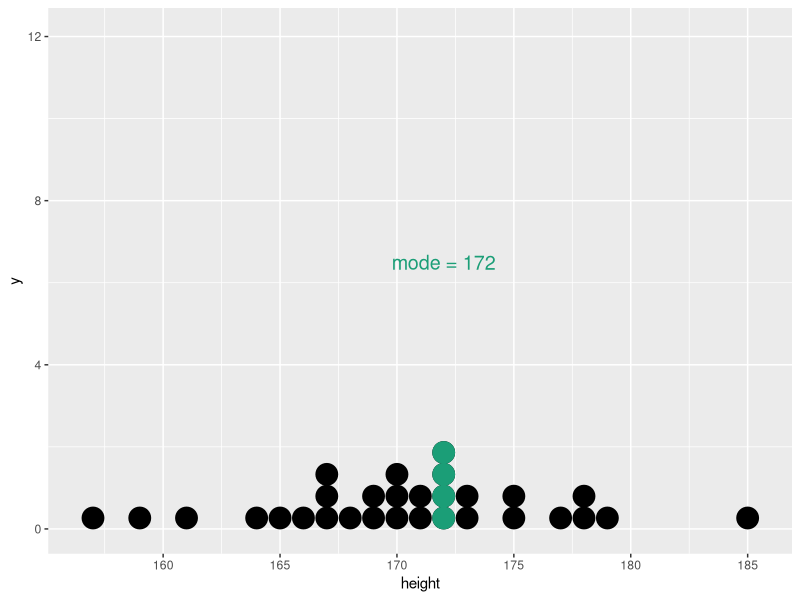
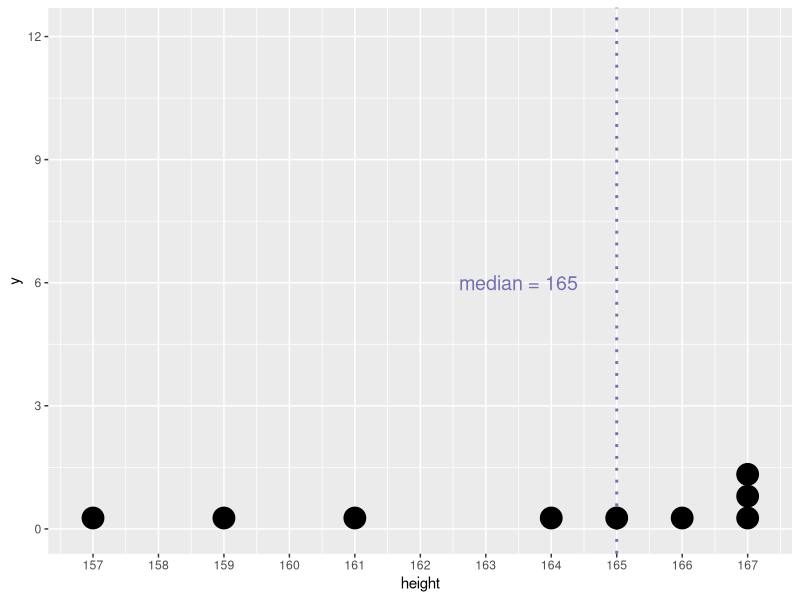
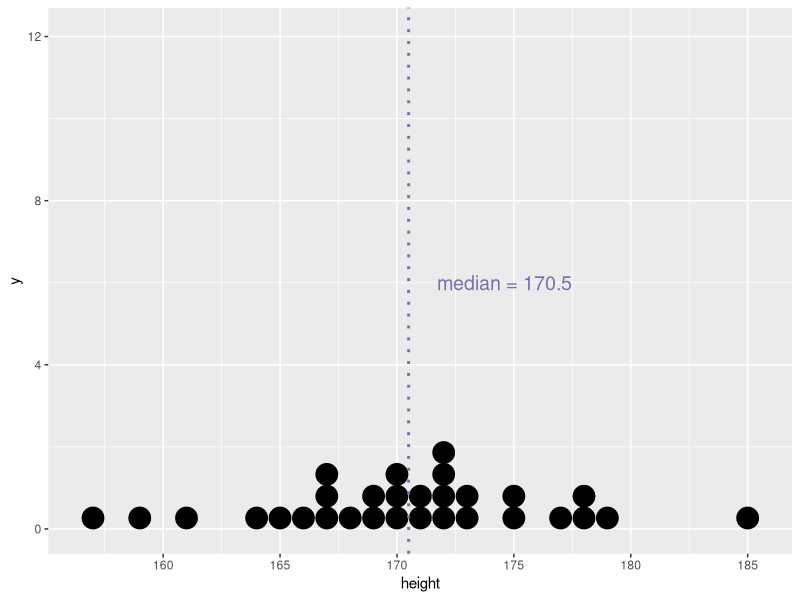
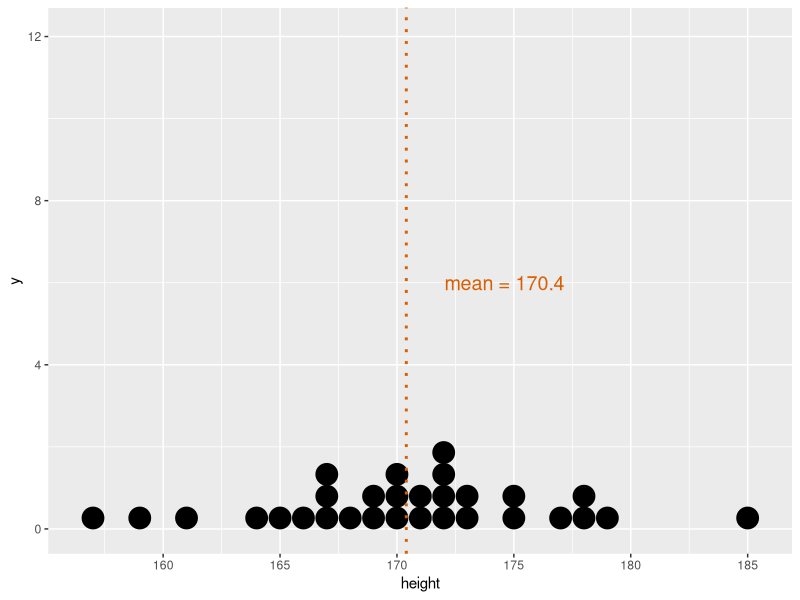
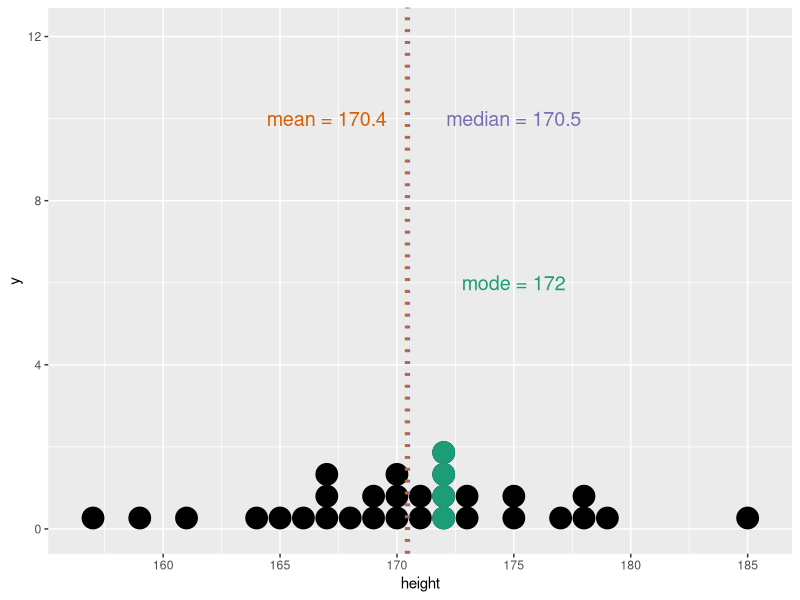
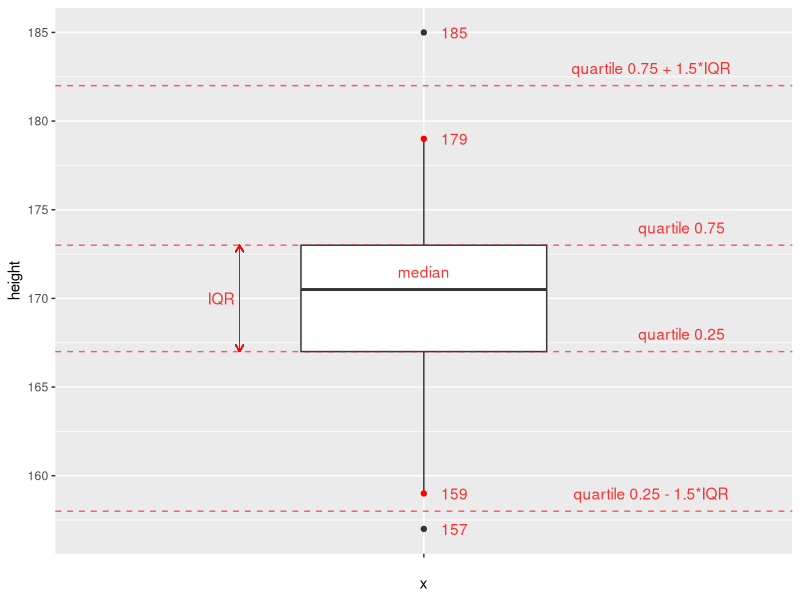
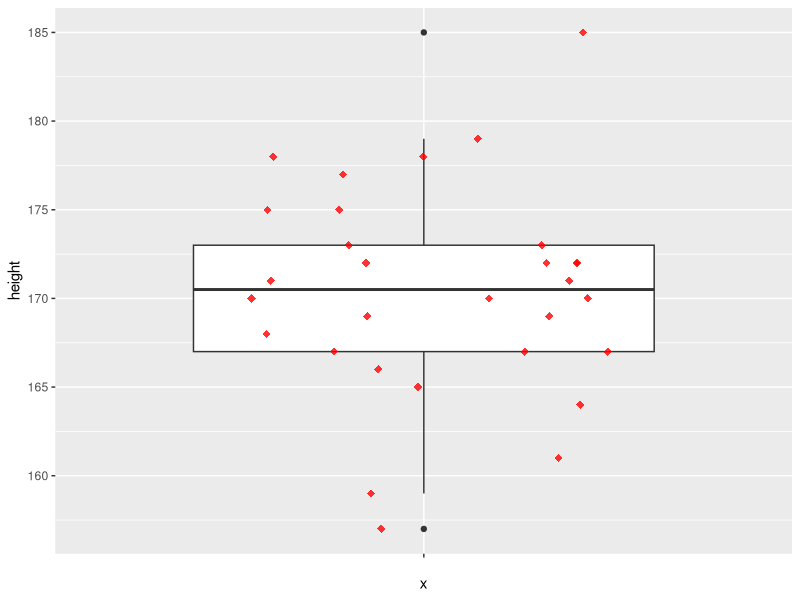
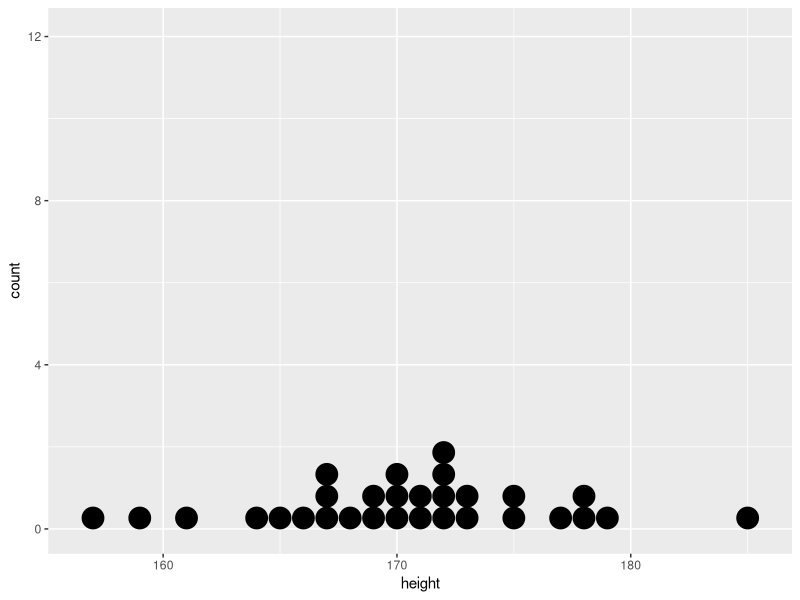

R code for these plots, in order:
## ---- chunk 1
library(ggplot2)
library(dplyr)
knitr::opts_chunk$set(message = F, warning = F, cache = T)
## ---- chunk 2
# fig.height - размер изображение после knit'a
# цвета для графиков взяты здесь http://colorbrewer2.org/
a <- c(157, 159, 161, 164, 165, 166, 167, 167, 167, 168,
       169, 169, 170, 170, 170, 171, 171, 172, 172, 172,
       172, 173, 173, 175, 175, 177, 178, 178, 179, 185)
d <- data.frame(height = a)                 # основные данные
d_mode <- data.frame(height = rep(172, 4))
g <- ggplot() +
  geom_dotplot(data = d, aes(height)) +
  scale_x_continuous(breaks = seq(155, 190, 5)) +
  scale_y_continuous(limits = c(0, 12.1),    # 12.1 - найдено методом математического подгона
                     breaks = seq(0, 12, 4))
g + geom_dotplot(data = d_mode, aes(height), color = "#1b9e77", fill = "#1b9e77") +
  annotate("text", x = 172, y = 6.5,
           label = "mode = 172", size = 5, color = "#1b9e77")
## ---- chunk 3
d_sml <- d %>% slice(1:9)
ggplot(d_sml, aes(height)) +
  geom_vline(data = d_sml, aes(xintercept = median(height)),
             color = "#7570b3", linetype = "dotted", size = 1) +
  geom_dotplot() +
  scale_x_continuous(breaks = seq(155, 168, 1)) +
  scale_y_continuous(limits = c(0, 12.1),
                     breaks = seq(0, 12, 3)) +
  annotate("text", x = 163.5, y = 6,
           label = "median = 165", color = "#7570b3", size = 5)
## ---- chunk 4
g + geom_vline(data = d, aes(xintercept = median(height)),
             color = "#7570b3", linetype = "dotted", size = 1) +
  annotate("text", x = 174.6, y = 6,
           label = "median = 170.5", size = 5, color = "#7570b3")
## ---- chunk 5
g + geom_vline(data = d, aes(xintercept = mean(height)),
             color = "#d95f02", linetype = "dotted", size = 1) +
  annotate("text", x = 174.6, y = 6,
           label = "mean = 170.4", size = 5, color = "#d95f02")
## ---- chunk 6
g + geom_dotplot(data = d_mode, aes(height), color = "#1b9e77", fill = "#1b9e77") +
  geom_vline(data = d, aes(xintercept = mean(height)),
             color = "#d95f02", linetype = "dotted", size = 1) +
  geom_vline(data = d, aes(xintercept = median(height)),
             color = "#7570b3", linetype = "dotted", size = 1) +
  annotate("text",
           x = c(175, 167, 175),
           y = c(6, 10, 10),
           label = c("mode = 172","mean = 170.4", "median = 170.5"),
           size = 5,
           color = c("#1b9e77", "#d95f02", "#7570b3"))
## ---- chunk 7
x <- c(1, 5, 2, 7, 1, 9, 3, 8, 5, 9)
L <- length(x)   # кол-во элементов в выборке
M <- mean(x)     # среднее значение выборки
D <- sum((x - M) ^ 2) / (L - 1) #  расчет дисперсии
sd <- sqrt(D)    # расчет стандартного отклонения
print(c(D, sd))  # вывод результатов
## ---- chunk 8
D <- var(x)     # расчет дисперсии
sd <- sd(x)     # расчет стандартного отклонения
print(c(D, sd)) # вывод результатов
## ---- chunk 9
quart_1 <- quantile(d$height, 0.25)
quart_3 <- quantile(d$height, 0.75)
iqr <- IQR(d$height)
ggplot(data = d) + 
  geom_boxplot(aes(x = "", y = height), width = 0.4) +
  geom_hline(yintercept = c(quart_1 - 1.5 * iqr,
                            quart_1,
                            quart_3,
                            quart_3 + 1.5 * iqr),
             linetype = "dashed", color = "red", alpha = 0.6) +
  annotate("text", 
           color = "red", 
           alpha = 0.8,
           x = c(1.42, 1.42, 1, 1.37, 1.37),
           y = c(quart_1 + 1, quart_3 + 1, 171.5, quart_1 - 1.5 * iqr + 1, quart_3 + 1.5 * iqr + 1),
           label = c("quartile 0.25", 
                     "quartile 0.75",
                     "median",
                     "quartile 0.25 - 1.5*IQR",
                     "quartile 0.75 + 1.5*IQR")) +
  geom_segment(aes(x = 0.7, xend = 0.7, y = quart_1, yend = quart_3),
               color = "red", arrow = arrow(length = unit(0.2, "cm")), size = 0.3) +
  geom_segment(aes(x = 0.7, xend = 0.7, y = quart_3, yend = quart_1),
               color = "red", arrow = arrow(length = unit(0.2, "cm")), size = 0.3) +
  annotate("text", x = 0.67, y = 170, 
           label = "IQR", color = "red", alpha = 0.8) +
  geom_point(data = data.frame(height = c(159, 179)), 
             aes(x = "", y = height), 
             color = "red") +
  annotate("text", 
           color = "red", 
           alpha = 0.8,
           x = 1.05, 
           y = c(159, 179, 185, 157), 
           label = c("159", "179", "185", "157"))
## ---- chunk 10
ggplot(data = d, aes(x = "", y = height)) + 
  geom_boxplot() +
  geom_jitter(position = position_jitter(width = 0.3, height = 0),
              shape = 18, 
              color = "red", 
              alpha = 0.8, 
              size = 2.5)
## ---- chunk 11
# Основа для графиков
g2 <- ggplot() + scale_y_continuous(limits = c(0, 12.1), breaks = seq(0, 12, 4))
# Изначальный график
g2 + geom_dotplot(data = d, aes(height))
# График преобразованный в Z-score
g2 + geom_dotplot(data = d, aes(scale(height)))
## ---- chunk 12
M <- 175
sd <- 8
x_i <- 186.2

(z_i <- (x_i - M)/sd)
## ---- chunk 13
pnorm(q = 154, mean = 150, sd = 8, lower.tail = FALSE)
# q - квантиль
# mean - среднее
# sd - стандартное отклонение
# lower.tail = F - считается вероятность превышения, иначе вероятность НЕпревышения 
## ---- chunk 14
pnorm(q = 125, mean = 100, sd = 15, lower.tail = F)
# или вот так
1 - pnorm(q = 125, mean = 100, sd = 15)
## ---- chunk 15
pnorm(q = 70, mean = 100, sd = 15, lower.tail = F) - 
  pnorm(q = 112, mean = 100, sd = 15, lower.tail = F)
## ---- chunk 16
n <- 100
D <- 4
(se <- sqrt(D/n))
## ---- chunk 17
gen <- c(102, 91, 99, 100, 103, 98, 99, 101, 106, 88, 103, 97, 103, 101,
       101, 91, 104, 105, 105, 100, 101, 91, 99, 98, 107, 102, 100, 97,
       98, 104, 100, 98, 103, 99, 95, 103, 104, 97, 99, 102, 98, 107, 101,
       93, 98, 101, 93, 91, 107, 102, 96, 93, 100, 105, 103, 107, 99, 102,
       106, 102, 94, 104, 103, 103)
gen
## ---- chunk 18
mean(gen) # средне значение
sd(gen)   # стандартное отклонение
## ---- chunk 19
pr <- 95
(koef <- qnorm((100 - (100 - pr)/2)/100))
## ---- chunk 20
(se <- sd(gen)/sqrt(length(gen))) # стандартная ошибка среднего
## ---- chunk 21
left <- mean(gen) - koef * se   # левая граница доверительного интервала
right <- mean(gen) + koef * se  # правая граница доверительного интервала
c(left, right)
## ---- chunk 22
pr <- 99
koef <- qnorm((100 - (100 - pr)/2)/100) # 2.575829 - коэф
left <- mean(gen) - koef * se   # левая граница доверительного интервала
right <- mean(gen) + koef * se   # правая граница доверительного интервала
c(left, right)
## ---- chunk 23
pr <- 99
x_hat <- 10
sd <- 5
n <- 100

se <- sd/sqrt(n)    # стандартная ошибка среднего
koef <- qnorm((100 - (100 - pr)/2)/100)    # точный коэф

left <- x_hat - koef * se    # левая граница интервала
right <- x_hat + koef * se   # правая граница интервала
c(left, right)
## ---- chunk 24
ddd <- data.frame(d=rnorm(1e6, mean = 20, sd = 4/sqrt(64)))
ggplot(ddd, aes(d)) +
  geom_density() +
  ggtitle("Распределение выборочных средних") +
  annotate("text", x = 20, y = 0.04, color = "red", label = "M=20", size = 5) +
  annotate("text", x = 18.5, y = 0.65, color = "red", label = "se=sd/sqrt(n)=4/8=0.5", size = 5)
## ---- chunk 25
x_hat <- 18.5
M <- 20
sd <- 4
n <- 64

se <- sd/sqrt(n)
z <- (x_hat - M)/se

p1 <- 2*pnorm(-(abs(z))) # хз зачем тут минус(
p2 <- 2*pnorm(x_hat, mean = M, sd = sd/sqrt(n))
c(p1, p2)
## ---- chunk 26
n <- 64
sd <- 4
x_hat <- 18.5
se <- sd/sqrt(n)
pr <- 95

koef <- qnorm((100 - (100 - pr)/2)/100)
left <- x_hat - koef * se
right <- x_hat + koef * se
c(left, right)
## ---- chunk 27
x_hat <- 118
n <- 144
sd <- 9
M <- 115

p1 <- 2*pnorm(x_hat, mean = M, sd = sd/sqrt(n))
p2 <- 2*pnorm(M, mean = x_hat, sd = sd/sqrt(n)) # вроде это значение правильное
c(p1, p2)
## ---- chunk 28
d <- rbind(data.frame(n = rt(1e5, df = 1), type = "t-distr"),
           data.frame(n = rnorm(1e5),      type = "n-distr"))

ggplot(d, aes(n, fill = type)) +
  geom_density(alpha = 0.3) +
  scale_x_continuous(limits = c(-4, 4)) +
  ggtitle("T-distribution vs N-distribution") +
  geom_vline(xintercept = c(-2, 2), linetype = "dotted")
## ---- chunk 29
d <- rbind(data.frame(n = rt(1e5, df = 1),  type = "df=1"),
           data.frame(n = rt(1e5, df = 3),  type = "df=3"),
           data.frame(n = rt(1e5, df = 8),  type = "df=8"),
           data.frame(n = rt(1e5, df = 30), type = "df=30"),
           data.frame(n = rnorm(1e5),      type = "n-distr"))

ggplot(d, aes(n, color = type)) +
  geom_density() +
  scale_x_continuous(limits = c(-4, 4))
## ---- chunk 30
x_hat <- 10.8
mu <- 10
n <- 25
sd <- 2

(p <- 2*pnorm(q = mu, mean = x_hat, sd = sd/sqrt(n)))
## ---- chunk 31
x_hat <- 10.8
mu <- 10
n <- 25
sd <- 2

(p <- pt(q = mu, df=24, ncp = 0)) # !!! найти правильный расчет
## ---- chunk 32
n <- 15
m <- 10
t <- -2

# !!! найти решение в r
## ---- chunk 33
v1 <- c(84.7, 105.0, 98.9,  97.9, 108.7, 
        81.3,  99.4, 89.4,  93.0, 119.3, 
        99.2,  99.4, 97.1, 112.4,  99.8, 
        94.7, 114.0, 95.1, 115.5, 111.5)
v2 <- c(57.2, 68.6, 104.4, 95.1,  89.9, 
        70.8, 83.5,  60.1, 75.7, 102.0,
        69.0, 79.6,  68.9, 98.6,  76.0,
        74.8, 56.0,  55.6, 69.4,  59.5)
